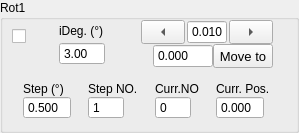
             <widget class="QGroupBox" name="rotary1Group">
              <property name="sizePolicy">
               <sizepolicy hsizetype="Expanding" vsizetype="Expanding">
                <horstretch>0</horstretch>
                <verstretch>0</verstretch>
               </sizepolicy>
              </property>
              <property name="title">
               <string>Rot1</string>
              </property>
              <layout class="QVBoxLayout" name="verticalLayout_83">
               <property name="leftMargin">
                <number>9</number>
               </property>
               <property name="topMargin">
                <number>0</number>
               </property>
               <item>
                <layout class="QVBoxLayout" name="verticalLayout_81">
                 <property name="spacing">
                  <number>12</number>
                 </property>
                 <item>
                  <layout class="QHBoxLayout" name="horizontalLayout_45" stretch="1,3,5">
                   <item>
                    <layout class="QVBoxLayout" name="verticalLayout_79">
                     <property name="spacing">
                      <number>0</number>
                     </property>
                     <property name="topMargin">
                      <number>9</number>
                     </property>
                     <item>
                      <widget class="QCheckBox" name="activeRot1">
                       <property name="sizePolicy">
                        <sizepolicy hsizetype="Expanding" vsizetype="Fixed">
                         <horstretch>0</horstretch>
                         <verstretch>0</verstretch>
                        </sizepolicy>
                       </property>
                       <property name="toolTip">
                        <string>Active Instrument?</string>
                       </property>
                       <property name="text">
                        <string/>
                       </property>
                       <property name="checked">
                        <bool>false</bool>
                       </property>
                       <property name="mytype" stdset="0">
                        <string>checkbox</string>
                       </property>
                      </widget>
                     </item>
                     <item>
                      <spacer name="horizontalSpacer_9">
                       <property name="orientation">
                        <enum>Qt::Orientation::Horizontal</enum>
                       </property>
                       <property name="sizeType">
                        <enum>QSizePolicy::Policy::Expanding</enum>
                       </property>
                       <property name="sizeHint" stdset="0">
                        <size>
                         <width>24</width>
                         <height>26</height>
                        </size>
                       </property>
                      </spacer>
                     </item>
                    </layout>
                   </item>
                   <item>
                    <layout class="QVBoxLayout" name="verticalLayout_37">
                     <property name="spacing">
                      <number>0</number>
                     </property>
                     <property name="leftMargin">
                      <number>12</number>
                     </property>
                     <property name="rightMargin">
                      <number>12</number>
                     </property>
                     <item>
                      <widget class="QLabel" name="label_31">
                       <property name="sizePolicy">
                        <sizepolicy hsizetype="Expanding" vsizetype="Fixed">
                         <horstretch>0</horstretch>
                         <verstretch>0</verstretch>
                        </sizepolicy>
                       </property>
                       <property name="maximumSize">
                        <size>
                         <width>16777215</width>
                         <height>16777215</height>
                        </size>
                       </property>
                       <property name="text">
                        <string>iDeg. (°)</string>
                       </property>
                       <property name="mytype" stdset="0">
                        <string>label</string>
                       </property>
                      </widget>
                     </item>
                     <item>
                      <widget class="QDoubleSpinBox" name="iRot1">
                       <property name="sizePolicy">
                        <sizepolicy hsizetype="Expanding" vsizetype="Fixed">
                         <horstretch>0</horstretch>
                         <verstretch>0</verstretch>
                        </sizepolicy>
                       </property>
                       <property name="maximumSize">
                        <size>
                         <width>16777215</width>
                         <height>16777215</height>
                        </size>
                       </property>
                       <property name="buttonSymbols">
                        <enum>QAbstractSpinBox::ButtonSymbols::NoButtons</enum>
                       </property>
                       <property name="value">
                        <double>3.000000000000000</double>
                       </property>
                      </widget>
                     </item>
                    </layout>
                   </item>
                   <item>
                    <layout class="QVBoxLayout" name="verticalLayout_53">
                     <property name="spacing">
                      <number>0</number>
                     </property>
                     <property name="leftMargin">
                      <number>12</number>
                     </property>
                     <property name="rightMargin">
                      <number>12</number>
                     </property>
                     <item>
                      <layout class="QHBoxLayout" name="horizontalLayout_19">
                       <property name="spacing">
                        <number>2</number>
                       </property>
                       <item>
                        <widget class="QToolButton" name="rot1JogL">
                         <property name="sizePolicy">
                          <sizepolicy hsizetype="Expanding" vsizetype="Fixed">
                           <horstretch>0</horstretch>
                           <verstretch>0</verstretch>
                          </sizepolicy>
                         </property>
                         <property name="minimumSize">
                          <size>
                           <width>32</width>
                           <height>0</height>
                          </size>
                         </property>
                         <property name="maximumSize">
                          <size>
                           <width>16777215</width>
                           <height>24</height>
                          </size>
                         </property>
                         <property name="text">
                          <string>...</string>
                         </property>
                         <property name="toolButtonStyle">
                          <enum>Qt::ToolButtonStyle::ToolButtonIconOnly</enum>
                         </property>
                         <property name="arrowType">
                          <enum>Qt::ArrowType::LeftArrow</enum>
                         </property>
                         <property name="mytype" stdset="0">
                          <string>arrowbutton</string>
                         </property>
                        </widget>
                       </item>
                       <item>
                        <widget class="QDoubleSpinBox" name="rotary1JogStep">
                         <property name="sizePolicy">
                          <sizepolicy hsizetype="Expanding" vsizetype="Fixed">
                           <horstretch>0</horstretch>
                           <verstretch>0</verstretch>
                          </sizepolicy>
                         </property>
                         <property name="maximumSize">
                          <size>
                           <width>40</width>
                           <height>24</height>
                          </size>
                         </property>
                         <property name="buttonSymbols">
                          <enum>QAbstractSpinBox::ButtonSymbols::NoButtons</enum>
                         </property>
                         <property name="decimals">
                          <number>3</number>
                         </property>
                         <property name="minimum">
                          <double>-50.000000000000000</double>
                         </property>
                         <property name="maximum">
                          <double>210.000000000000000</double>
                         </property>
                         <property name="value">
                          <double>0.010000000000000</double>
                         </property>
                        </widget>
                       </item>
                       <item>
                        <widget class="QToolButton" name="rot1JogR">
                         <property name="sizePolicy">
                          <sizepolicy hsizetype="Expanding" vsizetype="Fixed">
                           <horstretch>0</horstretch>
                           <verstretch>0</verstretch>
                          </sizepolicy>
                         </property>
                         <property name="minimumSize">
                          <size>
                           <width>32</width>
                           <height>0</height>
                          </size>
                         </property>
                         <property name="maximumSize">
                          <size>
                           <width>16777215</width>
                           <height>24</height>
                          </size>
                         </property>
                         <property name="text">
                          <string>...</string>
                         </property>
                         <property name="arrowType">
                          <enum>Qt::ArrowType::RightArrow</enum>
                         </property>
                         <property name="mytype" stdset="0">
                          <string>arrowbutton</string>
                         </property>
                        </widget>
                       </item>
                      </layout>
                     </item>
                     <item>
                      <layout class="QHBoxLayout" name="horizontalLayout_13">
                       <property name="leftMargin">
                        <number>12</number>
                       </property>
                       <item>
                        <widget class="QDoubleSpinBox" name="rot1SetPos">
                         <property name="sizePolicy">
                          <sizepolicy hsizetype="Minimum" vsizetype="Preferred">
                           <horstretch>0</horstretch>
                           <verstretch>0</verstretch>
                          </sizepolicy>
                         </property>
                         <property name="maximumSize">
                          <size>
                           <width>60</width>
                           <height>24</height>
                          </size>
                         </property>
                         <property name="buttonSymbols">
                          <enum>QAbstractSpinBox::ButtonSymbols::NoButtons</enum>
                         </property>
                         <property name="decimals">
                          <number>3</number>
                         </property>
                         <property name="maximum">
                          <double>1000.000000000000000</double>
                         </property>
                        </widget>
                       </item>
                       <item>
                        <widget class="QPushButton" name="rot1MoveTo">
                         <property name="sizePolicy">
                          <sizepolicy hsizetype="Minimum" vsizetype="Preferred">
                           <horstretch>0</horstretch>
                           <verstretch>0</verstretch>
                          </sizepolicy>
                         </property>
                         <property name="maximumSize">
                          <size>
                           <width>60</width>
                           <height>24</height>
                          </size>
                         </property>
                         <property name="font">
                          <font>
                           <pointsize>10</pointsize>
                          </font>
                         </property>
                         <property name="text">
                          <string>Move to</string>
                         </property>
                        </widget>
                       </item>
                      </layout>
                     </item>
                    </layout>
                   </item>
                  </layout>
                 </item>
                 <item>
                  <layout class="QHBoxLayout" name="horizontalLayout">
                   <property name="spacing">
                    <number>6</number>
                   </property>
                   <item>
                    <layout class="QVBoxLayout" name="verticalLayout_27">
                     <property name="spacing">
                      <number>0</number>
                     </property>
                     <item>
                      <widget class="QLabel" name="label_33">
                       <property name="text">
                        <string>Step (°)</string>
                       </property>
                       <property name="mytype" stdset="0">
                        <string>label</string>
                       </property>
                      </widget>
                     </item>
                     <item>
                      <widget class="QDoubleSpinBox" name="rotary1Step">
                       <property name="sizePolicy">
                        <sizepolicy hsizetype="Preferred" vsizetype="Preferred">
                         <horstretch>0</horstretch>
                         <verstretch>0</verstretch>
                        </sizepolicy>
                       </property>
                       <property name="maximumSize">
                        <size>
                         <width>48</width>
                         <height>24</height>
                        </size>
                       </property>
                       <property name="buttonSymbols">
                        <enum>QAbstractSpinBox::ButtonSymbols::NoButtons</enum>
                       </property>
                       <property name="decimals">
                        <number>3</number>
                       </property>
                       <property name="value">
                        <double>0.500000000000000</double>
                       </property>
                      </widget>
                     </item>
                    </layout>
                   </item>
                   <item>
                    <layout class="QVBoxLayout" name="verticalLayout_28">
                     <property name="spacing">
                      <number>0</number>
                     </property>
                     <item>
                      <widget class="QLabel" name="label_32">
                       <property name="text">
                        <string>Step NO.</string>
                       </property>
                       <property name="mytype" stdset="0">
                        <string>label</string>
                       </property>
                      </widget>
                     </item>
                     <item>
                      <widget class="QSpinBox" name="rotary1StepNO">
                       <property name="sizePolicy">
                        <sizepolicy hsizetype="Preferred" vsizetype="Preferred">
                         <horstretch>0</horstretch>
                         <verstretch>0</verstretch>
                        </sizepolicy>
                       </property>
                       <property name="maximumSize">
                        <size>
                         <width>36</width>
                         <height>24</height>
                        </size>
                       </property>
                       <property name="buttonSymbols">
                        <enum>QAbstractSpinBox::ButtonSymbols::NoButtons</enum>
                       </property>
                       <property name="maximum">
                        <number>10000</number>
                       </property>
                       <property name="value">
                        <number>1</number>
                       </property>
                      </widget>
                     </item>
                    </layout>
                   </item>
                   <item>
                    <layout class="QVBoxLayout" name="verticalLayout_46">
                     <property name="spacing">
                      <number>0</number>
                     </property>
                     <item>
                      <widget class="QLabel" name="label_39">
                       <property name="text">
                        <string>Curr.NO</string>
                       </property>
                       <property name="mytype" stdset="0">
                        <string>label</string>
                       </property>
                      </widget>
                     </item>
                     <item>
                      <widget class="QSpinBox" name="rotary1CurrStepNO">
                       <property name="sizePolicy">
                        <sizepolicy hsizetype="Preferred" vsizetype="Preferred">
                         <horstretch>0</horstretch>
                         <verstretch>0</verstretch>
                        </sizepolicy>
                       </property>
                       <property name="maximumSize">
                        <size>
                         <width>36</width>
                         <height>24</height>
                        </size>
                       </property>
                       <property name="buttonSymbols">
                        <enum>QAbstractSpinBox::ButtonSymbols::NoButtons</enum>
                       </property>
                       <property name="mytype" stdset="0">
                        <string>intNO</string>
                       </property>
                      </widget>
                     </item>
                    </layout>
                   </item>
                   <item>
                    <layout class="QVBoxLayout" name="verticalLayout_45">
                     <property name="spacing">
                      <number>0</number>
                     </property>
                     <item>
                      <widget class="QLabel" name="label_16">
                       <property name="text">
                        <string>Curr. Pos.</string>
                       </property>
                       <property name="mytype" stdset="0">
                        <string>label</string>
                       </property>
                      </widget>
                     </item>
                     <item>
                      <widget class="QDoubleSpinBox" name="rot1CurrPos">
                       <property name="sizePolicy">
                        <sizepolicy hsizetype="Preferred" vsizetype="Preferred">
                         <horstretch>0</horstretch>
                         <verstretch>0</verstretch>
                        </sizepolicy>
                       </property>
                       <property name="maximumSize">
                        <size>
                         <width>48</width>
                         <height>24</height>
                        </size>
                       </property>
                       <property name="buttonSymbols">
                        <enum>QAbstractSpinBox::ButtonSymbols::NoButtons</enum>
                       </property>
                       <property name="decimals">
                        <number>3</number>
                       </property>
                       <property name="minimum">
                        <double>-10.000000000000000</double>
                       </property>
                       <property name="maximum">
                        <double>1000.000000000000000</double>
                       </property>
                      </widget>
                     </item>
                    </layout>
                   </item>
                  </layout>
                 </item>
                </layout>
               </item>
              </layout>
             </widget>
